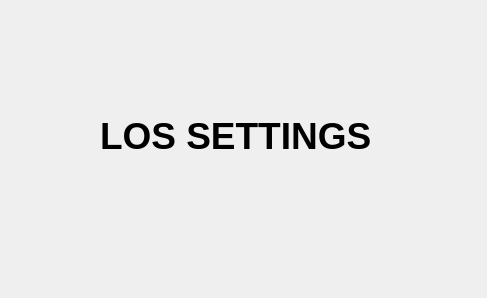
<?xml version="1.0" encoding="UTF-8"?>
<ui version="4.0">
 <class>Settings</class>
 <widget class="QWidget" name="Settings">
  <property name="geometry">
   <rect>
    <x>0</x>
    <y>0</y>
    <width>487</width>
    <height>298</height>
   </rect>
  </property>
  <property name="windowTitle">
   <string>Form</string>
  </property>
  <widget class="QLabel" name="label">
   <property name="geometry">
    <rect>
     <x>100</x>
     <y>90</y>
     <width>341</width>
     <height>91</height>
    </rect>
   </property>
   <property name="font">
    <font>
     <pointsize>28</pointsize>
     <weight>75</weight>
     <bold>true</bold>
    </font>
   </property>
   <property name="text">
    <string>LOS SETTINGS</string>
   </property>
  </widget>
 </widget>
 <resources/>
 <connections/>
</ui>
